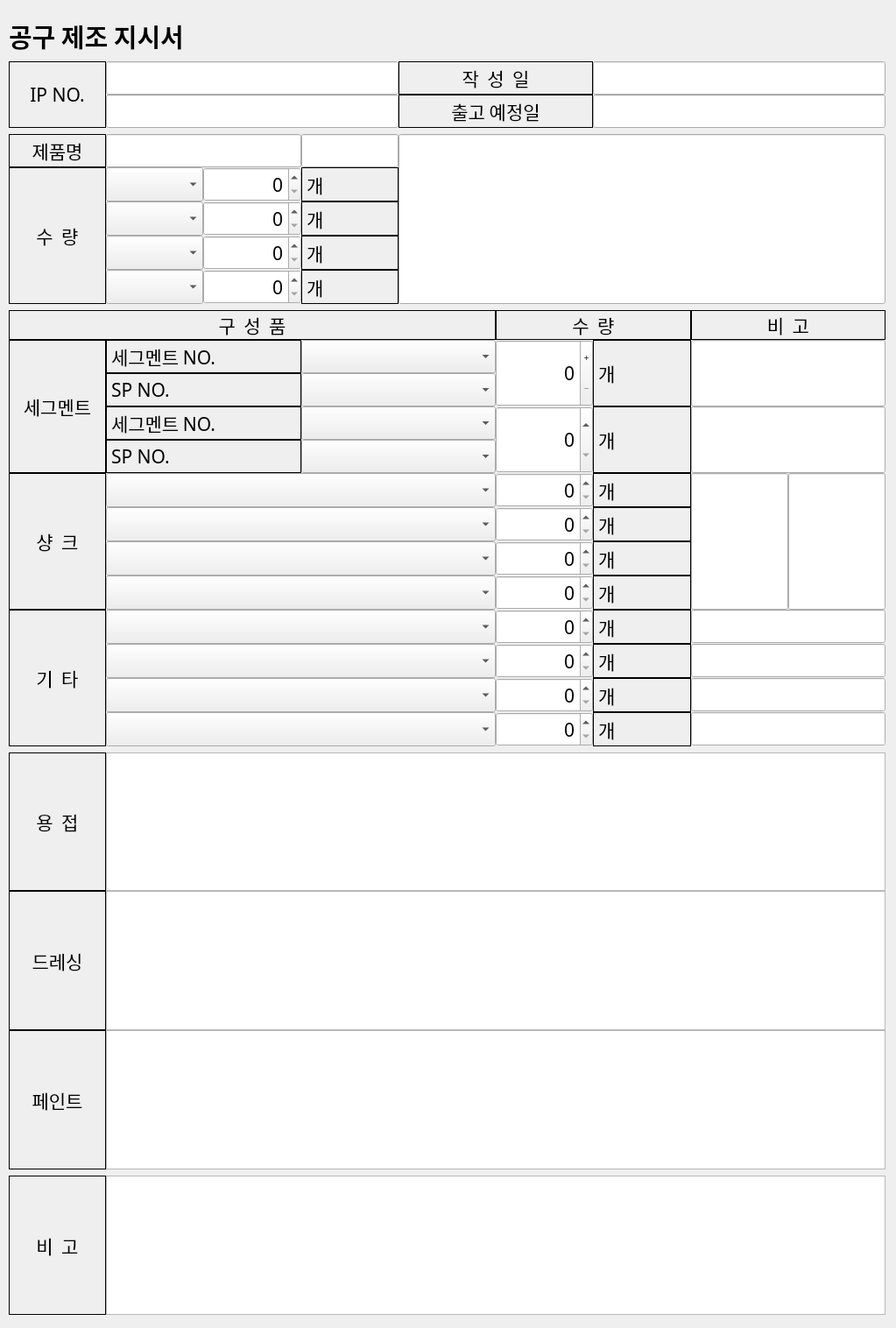
<?xml version="1.0" encoding="UTF-8"?>
<ui version="4.0">
 <class>Form</class>
 <widget class="QWidget" name="Form">
  <property name="enabled">
   <bool>true</bool>
  </property>
  <property name="geometry">
   <rect>
    <x>0</x>
    <y>0</y>
    <width>1023</width>
    <height>1516</height>
   </rect>
  </property>
  <property name="sizePolicy">
   <sizepolicy hsizetype="Preferred" vsizetype="Expanding">
    <horstretch>0</horstretch>
    <verstretch>0</verstretch>
   </sizepolicy>
  </property>
  <property name="font">
   <font>
    <family>돋움</family>
    <pointsize>16</pointsize>
   </font>
  </property>
  <property name="windowTitle">
   <string>Form</string>
  </property>
  <property name="autoFillBackground">
   <bool>false</bool>
  </property>
  <property name="styleSheet">
   <string notr="true"/>
  </property>
  <widget class="QWidget" name="gridLayoutWidget_5">
   <property name="geometry">
    <rect>
     <x>10</x>
     <y>20</y>
     <width>1001</width>
     <height>1481</height>
    </rect>
   </property>
   <layout class="QGridLayout" name="gridLayout_5" columnstretch="1,1,1,1,1,1,1,1,1">
    <property name="spacing">
     <number>0</number>
    </property>
    <item row="22" column="1" colspan="4">
     <widget class="QComboBox" name="comboBox_7">
      <property name="sizePolicy">
       <sizepolicy hsizetype="Preferred" vsizetype="Expanding">
        <horstretch>0</horstretch>
        <verstretch>0</verstretch>
       </sizepolicy>
      </property>
     </widget>
    </item>
    <item row="16" column="1" colspan="4">
     <widget class="QComboBox" name="loads_segment_dia1ComboBox_2">
      <property name="sizePolicy">
       <sizepolicy hsizetype="Preferred" vsizetype="Expanding">
        <horstretch>0</horstretch>
        <verstretch>0</verstretch>
       </sizepolicy>
      </property>
     </widget>
    </item>
    <item row="26" column="0">
     <widget class="QLabel" name="label_343">
      <property name="frameShape">
       <enum>QFrame::Box</enum>
      </property>
      <property name="frameShadow">
       <enum>QFrame::Plain</enum>
      </property>
      <property name="text">
       <string>드레싱</string>
      </property>
      <property name="alignment">
       <set>Qt::AlignCenter</set>
      </property>
      <property name="margin">
       <number>4</number>
      </property>
     </widget>
    </item>
    <item row="6" column="2">
     <widget class="QSpinBox" name="spinBox_2">
      <property name="sizePolicy">
       <sizepolicy hsizetype="Minimum" vsizetype="Expanding">
        <horstretch>0</horstretch>
        <verstretch>0</verstretch>
       </sizepolicy>
      </property>
      <property name="alignment">
       <set>Qt::AlignRight|Qt::AlignTrailing|Qt::AlignVCenter</set>
      </property>
     </widget>
    </item>
    <item row="8" column="2">
     <widget class="QSpinBox" name="spinBox_4">
      <property name="sizePolicy">
       <sizepolicy hsizetype="Minimum" vsizetype="Expanding">
        <horstretch>0</horstretch>
        <verstretch>0</verstretch>
       </sizepolicy>
      </property>
      <property name="alignment">
       <set>Qt::AlignRight|Qt::AlignTrailing|Qt::AlignVCenter</set>
      </property>
     </widget>
    </item>
    <item row="23" column="5">
     <widget class="QSpinBox" name="spinBox_12">
      <property name="sizePolicy">
       <sizepolicy hsizetype="Minimum" vsizetype="Expanding">
        <horstretch>0</horstretch>
        <verstretch>0</verstretch>
       </sizepolicy>
      </property>
      <property name="alignment">
       <set>Qt::AlignRight|Qt::AlignTrailing|Qt::AlignVCenter</set>
      </property>
     </widget>
    </item>
    <item row="16" column="5">
     <widget class="QSpinBox" name="spinBox_10">
      <property name="sizePolicy">
       <sizepolicy hsizetype="Minimum" vsizetype="Expanding">
        <horstretch>0</horstretch>
        <verstretch>0</verstretch>
       </sizepolicy>
      </property>
      <property name="alignment">
       <set>Qt::AlignRight|Qt::AlignTrailing|Qt::AlignVCenter</set>
      </property>
     </widget>
    </item>
    <item row="15" column="1" colspan="2">
     <widget class="QLabel" name="label_333">
      <property name="frameShape">
       <enum>QFrame::Box</enum>
      </property>
      <property name="frameShadow">
       <enum>QFrame::Plain</enum>
      </property>
      <property name="text">
       <string>SP NO.</string>
      </property>
      <property name="alignment">
       <set>Qt::AlignLeading|Qt::AlignLeft|Qt::AlignVCenter</set>
      </property>
      <property name="margin">
       <number>4</number>
      </property>
     </widget>
    </item>
    <item row="27" column="0">
     <widget class="QLabel" name="label_307">
      <property name="frameShape">
       <enum>QFrame::Box</enum>
      </property>
      <property name="frameShadow">
       <enum>QFrame::Plain</enum>
      </property>
      <property name="text">
       <string>페인트</string>
      </property>
      <property name="alignment">
       <set>Qt::AlignCenter</set>
      </property>
      <property name="margin">
       <number>4</number>
      </property>
     </widget>
    </item>
    <item row="19" column="5">
     <widget class="QSpinBox" name="spinBox_9">
      <property name="sizePolicy">
       <sizepolicy hsizetype="Minimum" vsizetype="Expanding">
        <horstretch>0</horstretch>
        <verstretch>0</verstretch>
       </sizepolicy>
      </property>
      <property name="alignment">
       <set>Qt::AlignRight|Qt::AlignTrailing|Qt::AlignVCenter</set>
      </property>
     </widget>
    </item>
    <item row="12" column="0" rowspan="4">
     <widget class="QLabel" name="label_243">
      <property name="frameShape">
       <enum>QFrame::Box</enum>
      </property>
      <property name="frameShadow">
       <enum>QFrame::Plain</enum>
      </property>
      <property name="text">
       <string>세그멘트</string>
      </property>
      <property name="alignment">
       <set>Qt::AlignCenter</set>
      </property>
      <property name="margin">
       <number>4</number>
      </property>
     </widget>
    </item>
    <item row="16" column="7" rowspan="4">
     <widget class="QLineEdit" name="lineEdit_3">
      <property name="sizePolicy">
       <sizepolicy hsizetype="Expanding" vsizetype="Expanding">
        <horstretch>0</horstretch>
        <verstretch>0</verstretch>
       </sizepolicy>
      </property>
     </widget>
    </item>
    <item row="3" column="1" colspan="3">
     <widget class="QLineEdit" name="lineEdit"/>
    </item>
    <item row="11" column="5" colspan="2">
     <widget class="QLabel" name="label_349">
      <property name="frameShape">
       <enum>QFrame::Box</enum>
      </property>
      <property name="frameShadow">
       <enum>QFrame::Plain</enum>
      </property>
      <property name="text">
       <string>수  량</string>
      </property>
      <property name="alignment">
       <set>Qt::AlignCenter</set>
      </property>
      <property name="margin">
       <number>4</number>
      </property>
     </widget>
    </item>
    <item row="7" column="2">
     <widget class="QSpinBox" name="spinBox_3">
      <property name="sizePolicy">
       <sizepolicy hsizetype="Minimum" vsizetype="Expanding">
        <horstretch>0</horstretch>
        <verstretch>0</verstretch>
       </sizepolicy>
      </property>
      <property name="alignment">
       <set>Qt::AlignRight|Qt::AlignTrailing|Qt::AlignVCenter</set>
      </property>
     </widget>
    </item>
    <item row="2" column="4" colspan="2">
     <widget class="QLabel" name="autos_creation_dateLabel">
      <property name="frameShape">
       <enum>QFrame::Box</enum>
      </property>
      <property name="frameShadow">
       <enum>QFrame::Plain</enum>
      </property>
      <property name="text">
       <string>작  성  일</string>
      </property>
      <property name="alignment">
       <set>Qt::AlignCenter</set>
      </property>
      <property name="margin">
       <number>4</number>
      </property>
     </widget>
    </item>
    <item row="2" column="0" rowspan="2">
     <widget class="QLabel" name="autos_nameLabel">
      <property name="font">
       <font>
        <family>돋움</family>
        <pointsize>16</pointsize>
       </font>
      </property>
      <property name="frameShape">
       <enum>QFrame::Box</enum>
      </property>
      <property name="frameShadow">
       <enum>QFrame::Plain</enum>
      </property>
      <property name="text">
       <string>  IP NO.  </string>
      </property>
      <property name="alignment">
       <set>Qt::AlignCenter</set>
      </property>
      <property name="margin">
       <number>4</number>
      </property>
     </widget>
    </item>
    <item row="2" column="1" colspan="3">
     <widget class="QLineEdit" name="autos_nameLineEdit"/>
    </item>
    <item row="29" column="1" colspan="8">
     <widget class="QPlainTextEdit" name="plainTextEdit"/>
    </item>
    <item row="12" column="1" colspan="2">
     <widget class="QLabel" name="label_322">
      <property name="frameShape">
       <enum>QFrame::Box</enum>
      </property>
      <property name="frameShadow">
       <enum>QFrame::Plain</enum>
      </property>
      <property name="text">
       <string>세그멘트 NO.</string>
      </property>
      <property name="alignment">
       <set>Qt::AlignLeading|Qt::AlignLeft|Qt::AlignVCenter</set>
      </property>
      <property name="margin">
       <number>4</number>
      </property>
     </widget>
    </item>
    <item row="20" column="5">
     <widget class="QSpinBox" name="spinBox_14">
      <property name="sizePolicy">
       <sizepolicy hsizetype="Minimum" vsizetype="Expanding">
        <horstretch>0</horstretch>
        <verstretch>0</verstretch>
       </sizepolicy>
      </property>
      <property name="alignment">
       <set>Qt::AlignRight|Qt::AlignTrailing|Qt::AlignVCenter</set>
      </property>
     </widget>
    </item>
    <item row="6" column="3">
     <widget class="QLabel" name="label_335">
      <property name="frameShape">
       <enum>QFrame::Box</enum>
      </property>
      <property name="frameShadow">
       <enum>QFrame::Plain</enum>
      </property>
      <property name="text">
       <string>개</string>
      </property>
      <property name="alignment">
       <set>Qt::AlignLeading|Qt::AlignLeft|Qt::AlignVCenter</set>
      </property>
      <property name="margin">
       <number>4</number>
      </property>
     </widget>
    </item>
    <item row="21" column="6">
     <widget class="QLabel" name="label_324">
      <property name="frameShape">
       <enum>QFrame::Box</enum>
      </property>
      <property name="frameShadow">
       <enum>QFrame::Plain</enum>
      </property>
      <property name="text">
       <string>개</string>
      </property>
      <property name="alignment">
       <set>Qt::AlignLeading|Qt::AlignLeft|Qt::AlignVCenter</set>
      </property>
      <property name="margin">
       <number>4</number>
      </property>
     </widget>
    </item>
    <item row="18" column="1" colspan="4">
     <widget class="QComboBox" name="comboBox_6">
      <property name="sizePolicy">
       <sizepolicy hsizetype="Preferred" vsizetype="Expanding">
        <horstretch>0</horstretch>
        <verstretch>0</verstretch>
       </sizepolicy>
      </property>
     </widget>
    </item>
    <item row="8" column="3">
     <widget class="QLabel" name="label_241">
      <property name="frameShape">
       <enum>QFrame::Box</enum>
      </property>
      <property name="frameShadow">
       <enum>QFrame::Plain</enum>
      </property>
      <property name="text">
       <string>개</string>
      </property>
      <property name="alignment">
       <set>Qt::AlignLeading|Qt::AlignLeft|Qt::AlignVCenter</set>
      </property>
      <property name="margin">
       <number>4</number>
      </property>
     </widget>
    </item>
    <item row="11" column="7" colspan="2">
     <widget class="QLabel" name="label_236">
      <property name="frameShape">
       <enum>QFrame::Box</enum>
      </property>
      <property name="frameShadow">
       <enum>QFrame::Plain</enum>
      </property>
      <property name="text">
       <string>비  고</string>
      </property>
      <property name="alignment">
       <set>Qt::AlignCenter</set>
      </property>
      <property name="margin">
       <number>4</number>
      </property>
     </widget>
    </item>
    <item row="16" column="0" rowspan="4">
     <widget class="QLabel" name="label_321">
      <property name="frameShape">
       <enum>QFrame::Box</enum>
      </property>
      <property name="frameShadow">
       <enum>QFrame::Plain</enum>
      </property>
      <property name="text">
       <string>샹  크</string>
      </property>
      <property name="alignment">
       <set>Qt::AlignCenter</set>
      </property>
      <property name="margin">
       <number>4</number>
      </property>
     </widget>
    </item>
    <item row="11" column="0" colspan="5">
     <widget class="QLabel" name="label_350">
      <property name="frameShape">
       <enum>QFrame::Box</enum>
      </property>
      <property name="frameShadow">
       <enum>QFrame::Plain</enum>
      </property>
      <property name="text">
       <string>구  성  품</string>
      </property>
      <property name="alignment">
       <set>Qt::AlignCenter</set>
      </property>
      <property name="margin">
       <number>4</number>
      </property>
     </widget>
    </item>
    <item row="12" column="6" rowspan="2">
     <widget class="QLabel" name="label_326">
      <property name="frameShape">
       <enum>QFrame::Box</enum>
      </property>
      <property name="frameShadow">
       <enum>QFrame::Plain</enum>
      </property>
      <property name="text">
       <string>개</string>
      </property>
      <property name="alignment">
       <set>Qt::AlignLeading|Qt::AlignLeft|Qt::AlignVCenter</set>
      </property>
      <property name="margin">
       <number>4</number>
      </property>
     </widget>
    </item>
    <item row="2" column="6" colspan="3">
     <widget class="QLineEdit" name="autos_creation_dateLineEdit"/>
    </item>
    <item row="17" column="1" colspan="4">
     <widget class="QComboBox" name="loads_segment_dia3ComboBox">
      <property name="sizePolicy">
       <sizepolicy hsizetype="Preferred" vsizetype="Expanding">
        <horstretch>0</horstretch>
        <verstretch>0</verstretch>
       </sizepolicy>
      </property>
     </widget>
    </item>
    <item row="12" column="5" rowspan="2">
     <widget class="QSpinBox" name="spinBox_5">
      <property name="sizePolicy">
       <sizepolicy hsizetype="Minimum" vsizetype="Expanding">
        <horstretch>0</horstretch>
        <verstretch>0</verstretch>
       </sizepolicy>
      </property>
      <property name="alignment">
       <set>Qt::AlignRight|Qt::AlignTrailing|Qt::AlignVCenter</set>
      </property>
      <property name="buttonSymbols">
       <enum>QAbstractSpinBox::PlusMinus</enum>
      </property>
     </widget>
    </item>
    <item row="1" column="0">
     <spacer name="verticalSpacer_3">
      <property name="orientation">
       <enum>Qt::Vertical</enum>
      </property>
      <property name="sizeHint" stdset="0">
       <size>
        <width>20</width>
        <height>40</height>
       </size>
      </property>
     </spacer>
    </item>
    <item row="0" column="0" colspan="9">
     <widget class="QLabel" name="titleLabel">
      <property name="font">
       <font>
        <family>돋움</family>
        <pointsize>22</pointsize>
        <weight>75</weight>
        <bold>true</bold>
       </font>
      </property>
      <property name="text">
       <string>공구 제조 지시서</string>
      </property>
      <property name="alignment">
       <set>Qt::AlignLeading|Qt::AlignLeft|Qt::AlignVCenter</set>
      </property>
      <property name="margin">
       <number>4</number>
      </property>
     </widget>
    </item>
    <item row="5" column="4" rowspan="5" colspan="5">
     <widget class="QLineEdit" name="loads_segment_model_textLineEdit">
      <property name="sizePolicy">
       <sizepolicy hsizetype="Expanding" vsizetype="Expanding">
        <horstretch>0</horstretch>
        <verstretch>0</verstretch>
       </sizepolicy>
      </property>
     </widget>
    </item>
    <item row="16" column="6">
     <widget class="QLabel" name="label_334">
      <property name="frameShape">
       <enum>QFrame::Box</enum>
      </property>
      <property name="frameShadow">
       <enum>QFrame::Plain</enum>
      </property>
      <property name="text">
       <string>개</string>
      </property>
      <property name="alignment">
       <set>Qt::AlignLeading|Qt::AlignLeft|Qt::AlignVCenter</set>
      </property>
      <property name="margin">
       <number>4</number>
      </property>
     </widget>
    </item>
    <item row="8" column="1">
     <widget class="QComboBox" name="comboBox_4">
      <property name="sizePolicy">
       <sizepolicy hsizetype="Preferred" vsizetype="Expanding">
        <horstretch>0</horstretch>
        <verstretch>0</verstretch>
       </sizepolicy>
      </property>
     </widget>
    </item>
    <item row="14" column="5" rowspan="2">
     <widget class="QSpinBox" name="spinBox_6">
      <property name="sizePolicy">
       <sizepolicy hsizetype="Minimum" vsizetype="Expanding">
        <horstretch>0</horstretch>
        <verstretch>0</verstretch>
       </sizepolicy>
      </property>
      <property name="alignment">
       <set>Qt::AlignRight|Qt::AlignTrailing|Qt::AlignVCenter</set>
      </property>
     </widget>
    </item>
    <item row="7" column="1">
     <widget class="QComboBox" name="comboBox_3">
      <property name="sizePolicy">
       <sizepolicy hsizetype="Preferred" vsizetype="Expanding">
        <horstretch>0</horstretch>
        <verstretch>0</verstretch>
       </sizepolicy>
      </property>
     </widget>
    </item>
    <item row="24" column="0">
     <spacer name="verticalSpacer_2">
      <property name="orientation">
       <enum>Qt::Vertical</enum>
      </property>
      <property name="sizeHint" stdset="0">
       <size>
        <width>20</width>
        <height>40</height>
       </size>
      </property>
     </spacer>
    </item>
    <item row="13" column="1" colspan="2">
     <widget class="QLabel" name="label_356">
      <property name="frameShape">
       <enum>QFrame::Box</enum>
      </property>
      <property name="frameShadow">
       <enum>QFrame::Plain</enum>
      </property>
      <property name="text">
       <string>SP NO.</string>
      </property>
      <property name="alignment">
       <set>Qt::AlignLeading|Qt::AlignLeft|Qt::AlignVCenter</set>
      </property>
      <property name="margin">
       <number>4</number>
      </property>
     </widget>
    </item>
    <item row="19" column="1" colspan="4">
     <widget class="QComboBox" name="loads_segment_bondComboBox_2">
      <property name="sizePolicy">
       <sizepolicy hsizetype="Preferred" vsizetype="Expanding">
        <horstretch>0</horstretch>
        <verstretch>0</verstretch>
       </sizepolicy>
      </property>
     </widget>
    </item>
    <item row="20" column="6">
     <widget class="QLabel" name="label_284">
      <property name="frameShape">
       <enum>QFrame::Box</enum>
      </property>
      <property name="frameShadow">
       <enum>QFrame::Plain</enum>
      </property>
      <property name="text">
       <string>개</string>
      </property>
      <property name="alignment">
       <set>Qt::AlignLeading|Qt::AlignLeft|Qt::AlignVCenter</set>
      </property>
      <property name="margin">
       <number>4</number>
      </property>
     </widget>
    </item>
    <item row="20" column="0" rowspan="4">
     <widget class="QLabel" name="label_337">
      <property name="frameShape">
       <enum>QFrame::Box</enum>
      </property>
      <property name="frameShadow">
       <enum>QFrame::Plain</enum>
      </property>
      <property name="text">
       <string>기  타</string>
      </property>
      <property name="alignment">
       <set>Qt::AlignCenter</set>
      </property>
      <property name="margin">
       <number>4</number>
      </property>
     </widget>
    </item>
    <item row="10" column="0">
     <spacer name="verticalSpacer_4">
      <property name="orientation">
       <enum>Qt::Vertical</enum>
      </property>
      <property name="sizeHint" stdset="0">
       <size>
        <width>20</width>
        <height>40</height>
       </size>
      </property>
     </spacer>
    </item>
    <item row="9" column="3">
     <widget class="QLabel" name="label_329">
      <property name="frameShape">
       <enum>QFrame::Box</enum>
      </property>
      <property name="frameShadow">
       <enum>QFrame::Plain</enum>
      </property>
      <property name="text">
       <string>개</string>
      </property>
      <property name="alignment">
       <set>Qt::AlignLeading|Qt::AlignLeft|Qt::AlignVCenter</set>
      </property>
      <property name="margin">
       <number>4</number>
      </property>
     </widget>
    </item>
    <item row="23" column="1" colspan="4">
     <widget class="QComboBox" name="comboBox_8">
      <property name="sizePolicy">
       <sizepolicy hsizetype="Preferred" vsizetype="Expanding">
        <horstretch>0</horstretch>
        <verstretch>0</verstretch>
       </sizepolicy>
      </property>
     </widget>
    </item>
    <item row="12" column="3" colspan="2">
     <widget class="QComboBox" name="loads_segment_bondComboBox">
      <property name="sizePolicy">
       <sizepolicy hsizetype="Preferred" vsizetype="Expanding">
        <horstretch>0</horstretch>
        <verstretch>0</verstretch>
       </sizepolicy>
      </property>
     </widget>
    </item>
    <item row="15" column="3" colspan="2">
     <widget class="QComboBox" name="loads_segment_dia2ComboBox">
      <property name="sizePolicy">
       <sizepolicy hsizetype="Preferred" vsizetype="Expanding">
        <horstretch>0</horstretch>
        <verstretch>0</verstretch>
       </sizepolicy>
      </property>
     </widget>
    </item>
    <item row="17" column="5">
     <widget class="QSpinBox" name="spinBox_7">
      <property name="sizePolicy">
       <sizepolicy hsizetype="Minimum" vsizetype="Expanding">
        <horstretch>0</horstretch>
        <verstretch>0</verstretch>
       </sizepolicy>
      </property>
      <property name="alignment">
       <set>Qt::AlignRight|Qt::AlignTrailing|Qt::AlignVCenter</set>
      </property>
     </widget>
    </item>
    <item row="3" column="4" colspan="2">
     <widget class="QLabel" name="label_360">
      <property name="frameShape">
       <enum>QFrame::Box</enum>
      </property>
      <property name="frameShadow">
       <enum>QFrame::Plain</enum>
      </property>
      <property name="text">
       <string>출고 예정일</string>
      </property>
      <property name="alignment">
       <set>Qt::AlignCenter</set>
      </property>
      <property name="margin">
       <number>4</number>
      </property>
     </widget>
    </item>
    <item row="12" column="7" rowspan="2" colspan="2">
     <widget class="QLineEdit" name="lineEdit_5">
      <property name="sizePolicy">
       <sizepolicy hsizetype="Expanding" vsizetype="Expanding">
        <horstretch>0</horstretch>
        <verstretch>0</verstretch>
       </sizepolicy>
      </property>
     </widget>
    </item>
    <item row="14" column="1" colspan="2">
     <widget class="QLabel" name="label_361">
      <property name="frameShape">
       <enum>QFrame::Box</enum>
      </property>
      <property name="frameShadow">
       <enum>QFrame::Plain</enum>
      </property>
      <property name="text">
       <string>세그멘트 NO.</string>
      </property>
      <property name="alignment">
       <set>Qt::AlignLeading|Qt::AlignLeft|Qt::AlignVCenter</set>
      </property>
      <property name="margin">
       <number>4</number>
      </property>
     </widget>
    </item>
    <item row="7" column="3">
     <widget class="QLabel" name="label_239">
      <property name="frameShape">
       <enum>QFrame::Box</enum>
      </property>
      <property name="frameShadow">
       <enum>QFrame::Plain</enum>
      </property>
      <property name="text">
       <string>개</string>
      </property>
      <property name="alignment">
       <set>Qt::AlignLeading|Qt::AlignLeft|Qt::AlignVCenter</set>
      </property>
      <property name="margin">
       <number>4</number>
      </property>
     </widget>
    </item>
    <item row="13" column="3" colspan="2">
     <widget class="QComboBox" name="comboBox_5">
      <property name="sizePolicy">
       <sizepolicy hsizetype="Preferred" vsizetype="Expanding">
        <horstretch>0</horstretch>
        <verstretch>0</verstretch>
       </sizepolicy>
      </property>
     </widget>
    </item>
    <item row="5" column="1" colspan="2">
     <widget class="QLineEdit" name="inputs_segmentLineEdit"/>
    </item>
    <item row="4" column="0">
     <spacer name="verticalSpacer_6">
      <property name="orientation">
       <enum>Qt::Vertical</enum>
      </property>
      <property name="sizeHint" stdset="0">
       <size>
        <width>20</width>
        <height>40</height>
       </size>
      </property>
     </spacer>
    </item>
    <item row="25" column="1" colspan="8">
     <widget class="QPlainTextEdit" name="plainTextEdit_4"/>
    </item>
    <item row="21" column="1" colspan="4">
     <widget class="QComboBox" name="comboBox_9">
      <property name="sizePolicy">
       <sizepolicy hsizetype="Preferred" vsizetype="Expanding">
        <horstretch>0</horstretch>
        <verstretch>0</verstretch>
       </sizepolicy>
      </property>
     </widget>
    </item>
    <item row="26" column="1" colspan="8">
     <widget class="QPlainTextEdit" name="plainTextEdit_3"/>
    </item>
    <item row="23" column="6">
     <widget class="QLabel" name="label_316">
      <property name="frameShape">
       <enum>QFrame::Box</enum>
      </property>
      <property name="frameShadow">
       <enum>QFrame::Plain</enum>
      </property>
      <property name="text">
       <string>개</string>
      </property>
      <property name="alignment">
       <set>Qt::AlignLeading|Qt::AlignLeft|Qt::AlignVCenter</set>
      </property>
      <property name="margin">
       <number>4</number>
      </property>
     </widget>
    </item>
    <item row="19" column="6">
     <widget class="QLabel" name="label_352">
      <property name="frameShape">
       <enum>QFrame::Box</enum>
      </property>
      <property name="frameShadow">
       <enum>QFrame::Plain</enum>
      </property>
      <property name="text">
       <string>개</string>
      </property>
      <property name="alignment">
       <set>Qt::AlignLeading|Qt::AlignLeft|Qt::AlignVCenter</set>
      </property>
      <property name="margin">
       <number>4</number>
      </property>
     </widget>
    </item>
    <item row="9" column="2">
     <widget class="QSpinBox" name="spinBox">
      <property name="sizePolicy">
       <sizepolicy hsizetype="Minimum" vsizetype="Expanding">
        <horstretch>0</horstretch>
        <verstretch>0</verstretch>
       </sizepolicy>
      </property>
      <property name="alignment">
       <set>Qt::AlignRight|Qt::AlignTrailing|Qt::AlignVCenter</set>
      </property>
     </widget>
    </item>
    <item row="9" column="1">
     <widget class="QComboBox" name="comboBox">
      <property name="sizePolicy">
       <sizepolicy hsizetype="Preferred" vsizetype="Expanding">
        <horstretch>0</horstretch>
        <verstretch>0</verstretch>
       </sizepolicy>
      </property>
     </widget>
    </item>
    <item row="17" column="6">
     <widget class="QLabel" name="label_331">
      <property name="frameShape">
       <enum>QFrame::Box</enum>
      </property>
      <property name="frameShadow">
       <enum>QFrame::Plain</enum>
      </property>
      <property name="text">
       <string>개</string>
      </property>
      <property name="alignment">
       <set>Qt::AlignLeading|Qt::AlignLeft|Qt::AlignVCenter</set>
      </property>
      <property name="margin">
       <number>4</number>
      </property>
     </widget>
    </item>
    <item row="14" column="3" colspan="2">
     <widget class="QComboBox" name="loads_segment_dia1ComboBox">
      <property name="sizePolicy">
       <sizepolicy hsizetype="Preferred" vsizetype="Expanding">
        <horstretch>0</horstretch>
        <verstretch>0</verstretch>
       </sizepolicy>
      </property>
     </widget>
    </item>
    <item row="21" column="5">
     <widget class="QSpinBox" name="spinBox_13">
      <property name="sizePolicy">
       <sizepolicy hsizetype="Minimum" vsizetype="Expanding">
        <horstretch>0</horstretch>
        <verstretch>0</verstretch>
       </sizepolicy>
      </property>
      <property name="alignment">
       <set>Qt::AlignRight|Qt::AlignTrailing|Qt::AlignVCenter</set>
      </property>
     </widget>
    </item>
    <item row="6" column="1">
     <widget class="QComboBox" name="comboBox_2">
      <property name="sizePolicy">
       <sizepolicy hsizetype="Preferred" vsizetype="Expanding">
        <horstretch>0</horstretch>
        <verstretch>0</verstretch>
       </sizepolicy>
      </property>
     </widget>
    </item>
    <item row="18" column="6">
     <widget class="QLabel" name="label_341">
      <property name="frameShape">
       <enum>QFrame::Box</enum>
      </property>
      <property name="frameShadow">
       <enum>QFrame::Plain</enum>
      </property>
      <property name="text">
       <string>개</string>
      </property>
      <property name="alignment">
       <set>Qt::AlignLeading|Qt::AlignLeft|Qt::AlignVCenter</set>
      </property>
      <property name="margin">
       <number>4</number>
      </property>
     </widget>
    </item>
    <item row="6" column="0" rowspan="4">
     <widget class="QLabel" name="label_353">
      <property name="frameShape">
       <enum>QFrame::Box</enum>
      </property>
      <property name="frameShadow">
       <enum>QFrame::Plain</enum>
      </property>
      <property name="text">
       <string>수  량</string>
      </property>
      <property name="alignment">
       <set>Qt::AlignCenter</set>
      </property>
      <property name="margin">
       <number>4</number>
      </property>
     </widget>
    </item>
    <item row="20" column="1" colspan="4">
     <widget class="QComboBox" name="comboBox_10">
      <property name="sizePolicy">
       <sizepolicy hsizetype="Preferred" vsizetype="Expanding">
        <horstretch>0</horstretch>
        <verstretch>0</verstretch>
       </sizepolicy>
      </property>
     </widget>
    </item>
    <item row="22" column="5">
     <widget class="QSpinBox" name="spinBox_11">
      <property name="sizePolicy">
       <sizepolicy hsizetype="Minimum" vsizetype="Expanding">
        <horstretch>0</horstretch>
        <verstretch>0</verstretch>
       </sizepolicy>
      </property>
      <property name="alignment">
       <set>Qt::AlignRight|Qt::AlignTrailing|Qt::AlignVCenter</set>
      </property>
     </widget>
    </item>
    <item row="25" column="0">
     <widget class="QLabel" name="label_340">
      <property name="frameShape">
       <enum>QFrame::Box</enum>
      </property>
      <property name="frameShadow">
       <enum>QFrame::Plain</enum>
      </property>
      <property name="text">
       <string>용  접</string>
      </property>
      <property name="alignment">
       <set>Qt::AlignCenter</set>
      </property>
      <property name="margin">
       <number>4</number>
      </property>
     </widget>
    </item>
    <item row="3" column="6" colspan="3">
     <widget class="QLineEdit" name="inputs_due_date_lineEdit"/>
    </item>
    <item row="22" column="6">
     <widget class="QLabel" name="label_345">
      <property name="frameShape">
       <enum>QFrame::Box</enum>
      </property>
      <property name="frameShadow">
       <enum>QFrame::Plain</enum>
      </property>
      <property name="text">
       <string>개</string>
      </property>
      <property name="alignment">
       <set>Qt::AlignLeading|Qt::AlignLeft|Qt::AlignVCenter</set>
      </property>
      <property name="margin">
       <number>4</number>
      </property>
     </widget>
    </item>
    <item row="14" column="6" rowspan="2">
     <widget class="QLabel" name="label_317">
      <property name="frameShape">
       <enum>QFrame::Box</enum>
      </property>
      <property name="frameShadow">
       <enum>QFrame::Plain</enum>
      </property>
      <property name="text">
       <string>개</string>
      </property>
      <property name="alignment">
       <set>Qt::AlignLeading|Qt::AlignLeft|Qt::AlignVCenter</set>
      </property>
      <property name="margin">
       <number>4</number>
      </property>
     </widget>
    </item>
    <item row="5" column="0">
     <widget class="QLabel" name="inputs_segmentLabel">
      <property name="frameShape">
       <enum>QFrame::Box</enum>
      </property>
      <property name="frameShadow">
       <enum>QFrame::Plain</enum>
      </property>
      <property name="text">
       <string>제품명</string>
      </property>
      <property name="alignment">
       <set>Qt::AlignCenter</set>
      </property>
      <property name="margin">
       <number>4</number>
      </property>
     </widget>
    </item>
    <item row="28" column="0">
     <spacer name="verticalSpacer">
      <property name="orientation">
       <enum>Qt::Vertical</enum>
      </property>
      <property name="sizeHint" stdset="0">
       <size>
        <width>20</width>
        <height>40</height>
       </size>
      </property>
     </spacer>
    </item>
    <item row="27" column="1" colspan="8">
     <widget class="QPlainTextEdit" name="plainTextEdit_2"/>
    </item>
    <item row="18" column="5">
     <widget class="QSpinBox" name="spinBox_8">
      <property name="sizePolicy">
       <sizepolicy hsizetype="Minimum" vsizetype="Expanding">
        <horstretch>0</horstretch>
        <verstretch>0</verstretch>
       </sizepolicy>
      </property>
      <property name="alignment">
       <set>Qt::AlignRight|Qt::AlignTrailing|Qt::AlignVCenter</set>
      </property>
     </widget>
    </item>
    <item row="29" column="0">
     <widget class="QLabel" name="label_346">
      <property name="frameShape">
       <enum>QFrame::Box</enum>
      </property>
      <property name="frameShadow">
       <enum>QFrame::Plain</enum>
      </property>
      <property name="text">
       <string>비  고</string>
      </property>
      <property name="alignment">
       <set>Qt::AlignCenter</set>
      </property>
      <property name="margin">
       <number>4</number>
      </property>
     </widget>
    </item>
    <item row="16" column="8" rowspan="4">
     <widget class="QLineEdit" name="lineEdit_6">
      <property name="sizePolicy">
       <sizepolicy hsizetype="Expanding" vsizetype="Expanding">
        <horstretch>0</horstretch>
        <verstretch>0</verstretch>
       </sizepolicy>
      </property>
     </widget>
    </item>
    <item row="14" column="7" rowspan="2" colspan="2">
     <widget class="QLineEdit" name="lineEdit_7">
      <property name="sizePolicy">
       <sizepolicy hsizetype="Expanding" vsizetype="Expanding">
        <horstretch>0</horstretch>
        <verstretch>0</verstretch>
       </sizepolicy>
      </property>
     </widget>
    </item>
    <item row="20" column="7" colspan="2">
     <widget class="QLineEdit" name="lineEdit_4"/>
    </item>
    <item row="21" column="7" colspan="2">
     <widget class="QLineEdit" name="lineEdit_8"/>
    </item>
    <item row="22" column="7" colspan="2">
     <widget class="QLineEdit" name="lineEdit_9"/>
    </item>
    <item row="23" column="7" colspan="2">
     <widget class="QLineEdit" name="lineEdit_10"/>
    </item>
    <item row="5" column="3">
     <widget class="QLineEdit" name="lineEdit_2"/>
    </item>
   </layout>
  </widget>
 </widget>
 <resources/>
 <connections/>
</ui>
